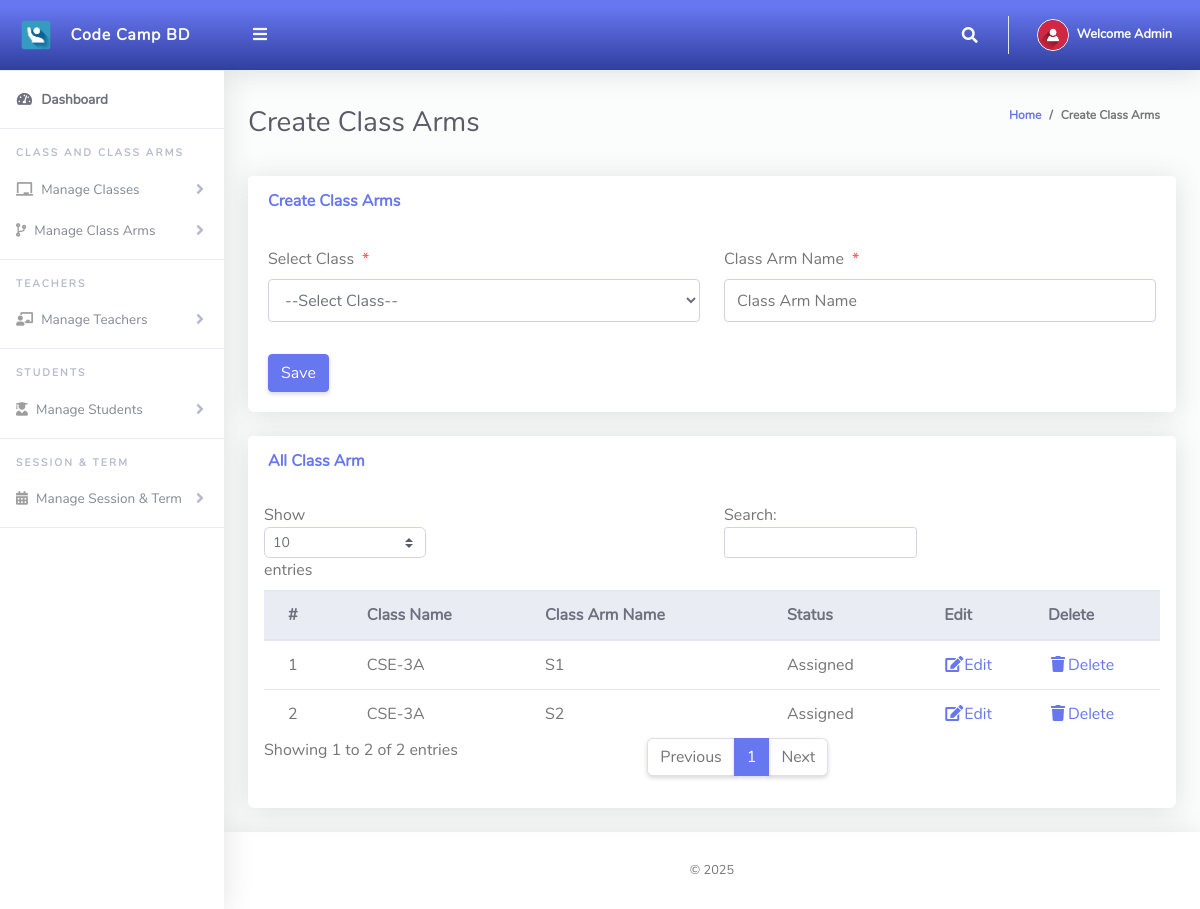
/Admin/createClassArms.php (signed in), run on the app's committed database.
### tables this page shows
CREATE TABLE `tblclassarms` (
  `Id` int(10) NOT NULL AUTO_INCREMENT,
  `classId` varchar(10) NOT NULL,
  `classArmName` varchar(255) NOT NULL,
  `isAssigned` varchar(10) NOT NULL,
  PRIMARY KEY (`Id`)
);

CREATE TABLE `tblclass` (
  `Id` int(10) NOT NULL AUTO_INCREMENT,
  `className` varchar(255) NOT NULL,
  PRIMARY KEY (`Id`)
);

### Admin/createClassArms.php (the view, shortened to what this page needs)
<?php
include '../Includes/dbcon.php';
?>
<!DOCTYPE html>
<html lang="en">
<head>
  <link href="../vendor/fontawesome-free/css/all.min.css" rel="stylesheet" type="text/css">
  <link href="../vendor/bootstrap/css/bootstrap.min.css" rel="stylesheet" type="text/css">
  <link href="css/ruang-admin.min.css" rel="stylesheet">
</head>
<body id="page-top">
  <div id="wrapper">
      <?php include "Includes/sidebar.php";?>
    <div id="content-wrapper" class="d-flex flex-column">
      <div id="content">
       <?php include "Includes/topbar.php";?>
        <div class="container-fluid" id="container-wrapper">
          <div class="d-sm-flex align-items-center justify-content-between mb-4">
            <h1 class="h3 mb-0 text-gray-800">Create Class Arms</h1>
            <ol class="breadcrumb">
              <li class="breadcrumb-item"><a href="./">Home</a></li>
              <li class="breadcrumb-item active" aria-current="page">Create Class Arms</li>
            </ol>
          </div>
          <div class="row">
            <div class="col-lg-12">
              <div class="card mb-4">
                <div class="card-header py-3 d-flex flex-row align-items-center justify-content-between">
                  <h6 class="m-0 font-weight-bold text-primary">Create Class Arms</h6>
                </div>
                <div class="card-body">
                  <form method="post">
                    <div class="form-group row mb-3">
                        <div class="col-xl-6">
                        <label class="form-control-label">Select Class<span class="text-danger ml-2">*</span></label>
                         <?php
                        $qry= "SELECT * FROM tblclass ORDER BY className ASC";
                        $result = $conn->query($qry);
                        $num = $result->num_rows;
                        if ($num > 0){
                          echo ' <select required name="classId" class="form-control mb-3">';
                          echo'<option value="">--Select Class--</option>';
                                  echo '</select>';
                              }
                            ?>
                        </div>
                        <div class="col-xl-6">
                        <label class="form-control-label">Class Arm Name<span class="text-danger ml-2">*</span></label>
                      <input type="text" class="form-control" name="classArmName" value="<?php echo $row['classArmName'];?>" id="exampleInputFirstName" placeholder="Class Arm Name">
                        </div>
                    </div>
                      <?php
                    if (isset($Id))
                    {
                    ?>
                    <button type="submit" name="update" class="btn btn-warning">Update</button>
                    &nbsp;&nbsp;&nbsp;&nbsp;&nbsp;&nbsp;&nbsp;&nbsp;&nbsp;&nbsp;
                    <?php
                    } else {
                    ?>
                    <button type="submit" name="save" class="btn btn-primary">Save</button>
                    <?php
                    }
                    ?>
                  </form>
                </div>
              </div>
                 <div class="row">
              <div class="col-lg-12">
              <div class="card mb-4">
                <div class="card-header py-3 d-flex flex-row align-items-center justify-content-between">
                  <h6 class="m-0 font-weight-bold text-primary">All Class Arm</h6>
                </div>
                <div class="table-responsive p-3">
                  <table class="table align-items-center table-flush table-hover" id="dataTableHover">
                    <thead class="thead-light">
                      <tr>
                        <th>#</th>
                        <th>Class Name</th>
                        <th>Class Arm Name</th>
                         <th>Status</th>
                        <th>Edit</th>
                        <th>Delete</th>
                      </tr>
                    </thead>
                    <tbody>
                  <?php
                      $query = "SELECT tblclassarms.Id,tblclassarms.isAssigned,tblclass.className,tblclassarms.classArmName
                      FROM tblclassarms
                      INNER JOIN tblclass ON tblclass.Id = tblclassarms.classId";
                      $rs = $conn->query($query);
                      $num = $rs->num_rows;
                      $sn=0;
                      $status="";
                      if($num > 0)
                      {
                        while ($rows = $rs->fetch_assoc())
                          {
                              if($rows['isAssigned'] == '1'){$status = "Assigned";}else{$status = "UnAssigned";}
                             $sn = $sn + 1;
                            echo"
                              <tr>
                                <td>".$sn."</td>
                                <td>".$rows['className']."</td>
                                <td>".$rows['classArmName']."</td>
                                <td>".$status."</td>
                                <td><a href='?action=edit&Id=".$rows['Id']."'><i class='fas fa-fw fa-edit'></i>Edit</a></td>
                                <td><a href='?action=delete&Id=".$rows['Id']."'><i class='fas fa-fw fa-trash'></i>Delete</a></td>
                              </tr>";
                          }
                      }
                      else
                      {
                           echo
                           "<div class='alert alert-danger' role='alert'>
                            No Record Found!
                            </div>";
                      }
                      ?>
                    </tbody>
                  </table>
                </div>
              </div>
            </div>
            </div>
          </div>
        </div>
      </div>
       <?php include "Includes/footer.php";?>
    </div>
  </div>
</body>
</html>

### Admin/Includes/topbar.php (shortened to what this page needs)
<?php
  $query = "SELECT * FROM tbladmin WHERE Id = ".$_SESSION['userId']."";
  $rs = $conn->query($query);
  $rows = $rs->fetch_assoc();
  $fullName = $rows['firstName']." ".$rows['lastName'];
?>
<nav class="navbar navbar-expand navbar-light bg-gradient-primary topbar mb-4 static-top">
          <button id="sidebarToggleTop" class="btn btn-link rounded-circle mr-3">
            <i class="fa fa-bars"></i>
          </button>
          <ul class="navbar-nav ml-auto">
            <li class="nav-item dropdown no-arrow">
              <a class="nav-link dropdown-toggle" href="#" id="searchDropdown" role="button" data-toggle="dropdown"
                aria-haspopup="true" aria-expanded="false">
                <i class="fas fa-search fa-fw"></i>
              </a>
            </li>
            <li class="nav-item dropdown no-arrow">
              <a class="nav-link dropdown-toggle" href="#" id="userDropdown" role="button" data-toggle="dropdown"
                aria-haspopup="true" aria-expanded="false">
                <img class="img-profile rounded-circle" src="img/user-icn.png" style="max-width: 60px">
                <span class="ml-2 d-none d-lg-inline text-white small"><b>Welcome <?php echo $fullName;?></b></span>
              </a>
            </li>
          </ul>
        </nav>

### data on the page
tblclassarms: classId.className "CSE-3A", classArmName "S1", isAssigned "Assigned"
tblclassarms: classId.className "CSE-3A", classArmName "S2", isAssigned "Assigned"

### other printed values
$fullName "Admin"
